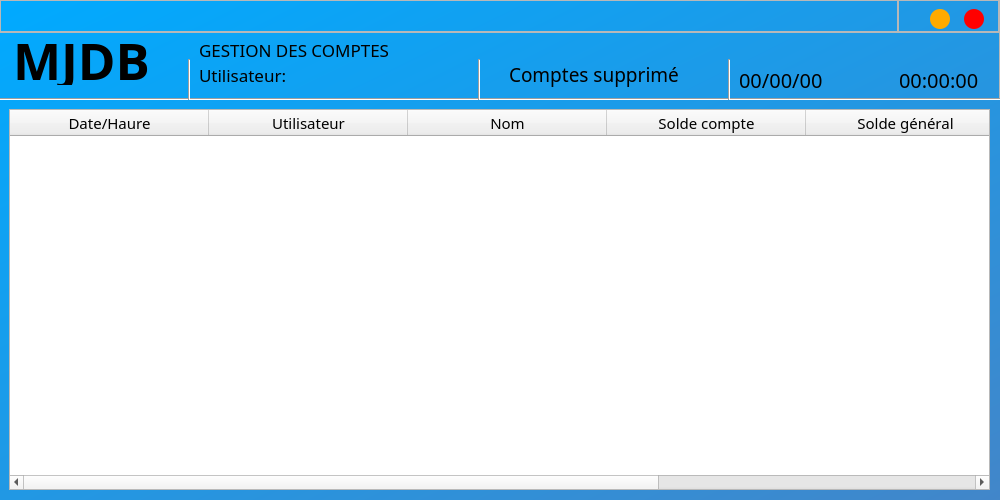
<?xml version="1.0" encoding="UTF-8"?>
<ui version="4.0">
 <class>add_acc</class>
 <widget class="QWidget" name="add_acc">
  <property name="windowModality">
   <enum>Qt::NonModal</enum>
  </property>
  <property name="geometry">
   <rect>
    <x>0</x>
    <y>0</y>
    <width>1000</width>
    <height>500</height>
   </rect>
  </property>
  <property name="minimumSize">
   <size>
    <width>1000</width>
    <height>500</height>
   </size>
  </property>
  <property name="maximumSize">
   <size>
    <width>1000</width>
    <height>500</height>
   </size>
  </property>
  <property name="font">
   <font>
    <family>Mongolian Baiti</family>
    <pointsize>10</pointsize>
   </font>
  </property>
  <property name="windowTitle">
   <string>add_acc</string>
  </property>
  <property name="styleSheet">
   <string notr="true">QWidget#add_acc{background-color: qlineargradient(spread:pad, x1:0, y1:0, x2:1, y2:1, stop:0 rgba(0, 170, 255, 255), stop:1 rgba(66, 134, 201, 255));
border-radius:10px;
}
</string>
  </property>
  <widget class="QFrame" name="frame">
   <property name="geometry">
    <rect>
     <x>-1</x>
     <y>-1</y>
     <width>1001</width>
     <height>101</height>
    </rect>
   </property>
   <property name="styleSheet">
    <string notr="true"/>
   </property>
   <property name="frameShape">
    <enum>QFrame::StyledPanel</enum>
   </property>
   <property name="frameShadow">
    <enum>QFrame::Raised</enum>
   </property>
   <widget class="QLabel" name="label_3">
    <property name="geometry">
     <rect>
      <x>14</x>
      <y>35</y>
      <width>211</width>
      <height>51</height>
     </rect>
    </property>
    <property name="font">
     <font>
      <family>Mongolian Baiti</family>
      <pointsize>38</pointsize>
      <weight>75</weight>
      <bold>true</bold>
      <underline>true</underline>
     </font>
    </property>
    <property name="text">
     <string>MJDB</string>
    </property>
   </widget>
   <widget class="QLabel" name="time">
    <property name="geometry">
     <rect>
      <x>900</x>
      <y>60</y>
      <width>101</width>
      <height>41</height>
     </rect>
    </property>
    <property name="font">
     <font>
      <family>Mongolian Baiti</family>
      <pointsize>15</pointsize>
     </font>
    </property>
    <property name="text">
     <string>00:00:00</string>
    </property>
   </widget>
   <widget class="QLabel" name="date">
    <property name="geometry">
     <rect>
      <x>740</x>
      <y>60</y>
      <width>151</width>
      <height>41</height>
     </rect>
    </property>
    <property name="font">
     <font>
      <family>Mongolian Baiti</family>
      <pointsize>15</pointsize>
     </font>
    </property>
    <property name="text">
     <string>00/00/00</string>
    </property>
   </widget>
   <widget class="QLabel" name="label_5">
    <property name="geometry">
     <rect>
      <x>200</x>
      <y>60</y>
      <width>141</width>
      <height>31</height>
     </rect>
    </property>
    <property name="font">
     <font>
      <family>Mongolian Baiti</family>
      <pointsize>13</pointsize>
     </font>
    </property>
    <property name="text">
     <string>Utilisateur:</string>
    </property>
   </widget>
   <widget class="QLabel" name="user">
    <property name="geometry">
     <rect>
      <x>350</x>
      <y>60</y>
      <width>111</width>
      <height>31</height>
     </rect>
    </property>
    <property name="font">
     <font>
      <family>Mongolian Baiti</family>
      <pointsize>13</pointsize>
     </font>
    </property>
    <property name="text">
     <string/>
    </property>
   </widget>
   <widget class="QFrame" name="title_bar">
    <property name="geometry">
     <rect>
      <x>0</x>
      <y>0</y>
      <width>1001</width>
      <height>34</height>
     </rect>
    </property>
    <property name="maximumSize">
     <size>
      <width>16777215</width>
      <height>34</height>
     </size>
    </property>
    <property name="font">
     <font>
      <pointsize>8</pointsize>
     </font>
    </property>
    <property name="styleSheet">
     <string notr="true">QFrale{
	border-radius:15px;
}</string>
    </property>
    <property name="frameShape">
     <enum>QFrame::StyledPanel</enum>
    </property>
    <property name="frameShadow">
     <enum>QFrame::Raised</enum>
    </property>
    <layout class="QHBoxLayout" name="horizontalLayout_4">
     <property name="spacing">
      <number>0</number>
     </property>
     <property name="leftMargin">
      <number>0</number>
     </property>
     <property name="topMargin">
      <number>0</number>
     </property>
     <property name="rightMargin">
      <number>0</number>
     </property>
     <property name="bottomMargin">
      <number>0</number>
     </property>
     <item>
      <widget class="QFrame" name="frame_5">
       <property name="frameShape">
        <enum>QFrame::StyledPanel</enum>
       </property>
       <property name="frameShadow">
        <enum>QFrame::Raised</enum>
       </property>
      </widget>
     </item>
     <item>
      <widget class="QFrame" name="frame_4">
       <property name="maximumSize">
        <size>
         <width>101</width>
         <height>44</height>
        </size>
       </property>
       <property name="frameShape">
        <enum>QFrame::StyledPanel</enum>
       </property>
       <property name="frameShadow">
        <enum>QFrame::Raised</enum>
       </property>
       <layout class="QHBoxLayout" name="horizontalLayout_3">
        <property name="spacing">
         <number>0</number>
        </property>
        <property name="leftMargin">
         <number>17</number>
        </property>
        <property name="topMargin">
         <number>8</number>
        </property>
        <property name="rightMargin">
         <number>0</number>
        </property>
        <property name="bottomMargin">
         <number>11</number>
        </property>
        <item>
         <widget class="QPushButton" name="mini">
          <property name="minimumSize">
           <size>
            <width>20</width>
            <height>20</height>
           </size>
          </property>
          <property name="maximumSize">
           <size>
            <width>20</width>
            <height>20</height>
           </size>
          </property>
          <property name="font">
           <font>
            <pointsize>22</pointsize>
            <weight>75</weight>
            <bold>true</bold>
           </font>
          </property>
          <property name="styleSheet">
           <string notr="true">QPushButton{
	border:none;
	border-radius:10px;
	background-color: rgb(255, 170, 0);
}

QPushButton:hover{
	background-color: rgb(206, 137, 0);
}</string>
          </property>
          <property name="text">
           <string/>
          </property>
         </widget>
        </item>
        <item>
         <widget class="QPushButton" name="close_btn">
          <property name="minimumSize">
           <size>
            <width>20</width>
            <height>20</height>
           </size>
          </property>
          <property name="maximumSize">
           <size>
            <width>20</width>
            <height>20</height>
           </size>
          </property>
          <property name="font">
           <font>
            <pointsize>11</pointsize>
            <weight>75</weight>
            <bold>true</bold>
           </font>
          </property>
          <property name="styleSheet">
           <string notr="true">QPushButton{
	border:none;
	border-radius:10px;
	background-color: rgb(255, 0, 0);
}

QPushButton:hover{
	background-color: rgb(211, 0, 0);
}</string>
          </property>
          <property name="text">
           <string/>
          </property>
         </widget>
        </item>
       </layout>
      </widget>
     </item>
    </layout>
   </widget>
   <widget class="QLabel" name="label_6">
    <property name="geometry">
     <rect>
      <x>200</x>
      <y>40</y>
      <width>261</width>
      <height>21</height>
     </rect>
    </property>
    <property name="font">
     <font>
      <family>Mongolian Baiti</family>
      <pointsize>13</pointsize>
     </font>
    </property>
    <property name="text">
     <string>GESTION DES COMPTES</string>
    </property>
   </widget>
   <widget class="Line" name="line">
    <property name="geometry">
     <rect>
      <x>-3</x>
      <y>90</y>
      <width>1011</width>
      <height>20</height>
     </rect>
    </property>
    <property name="orientation">
     <enum>Qt::Horizontal</enum>
    </property>
   </widget>
   <widget class="QLabel" name="label_8">
    <property name="geometry">
     <rect>
      <x>510</x>
      <y>60</y>
      <width>221</width>
      <height>31</height>
     </rect>
    </property>
    <property name="font">
     <font>
      <family>Mongolian Baiti</family>
      <pointsize>14</pointsize>
     </font>
    </property>
    <property name="text">
     <string>Comptes supprimé</string>
    </property>
   </widget>
   <widget class="Line" name="line_2">
    <property name="geometry">
     <rect>
      <x>470</x>
      <y>60</y>
      <width>20</width>
      <height>41</height>
     </rect>
    </property>
    <property name="orientation">
     <enum>Qt::Vertical</enum>
    </property>
   </widget>
   <widget class="Line" name="line_3">
    <property name="geometry">
     <rect>
      <x>180</x>
      <y>60</y>
      <width>20</width>
      <height>41</height>
     </rect>
    </property>
    <property name="orientation">
     <enum>Qt::Vertical</enum>
    </property>
   </widget>
   <widget class="Line" name="line_4">
    <property name="geometry">
     <rect>
      <x>720</x>
      <y>60</y>
      <width>20</width>
      <height>41</height>
     </rect>
    </property>
    <property name="orientation">
     <enum>Qt::Vertical</enum>
    </property>
   </widget>
  </widget>
  <widget class="QStackedWidget" name="stack">
   <property name="geometry">
    <rect>
     <x>-1</x>
     <y>99</y>
     <width>1001</width>
     <height>401</height>
    </rect>
   </property>
   <property name="currentIndex">
    <number>0</number>
   </property>
   <widget class="QWidget" name="page">
    <widget class="QLabel" name="wrong">
     <property name="geometry">
      <rect>
       <x>690</x>
       <y>239</y>
       <width>271</width>
       <height>31</height>
      </rect>
     </property>
     <property name="font">
      <font>
       <family>Mongolian Baiti</family>
       <pointsize>11</pointsize>
      </font>
     </property>
     <property name="styleSheet">
      <string notr="true">color: rgb(170, 0, 0);</string>
     </property>
     <property name="text">
      <string/>
     </property>
    </widget>
    <widget class="QTableWidget" name="list_acc">
     <property name="geometry">
      <rect>
       <x>10</x>
       <y>10</y>
       <width>981</width>
       <height>381</height>
      </rect>
     </property>
     <property name="font">
      <font>
       <family>Mongolian Baiti</family>
       <pointsize>11</pointsize>
      </font>
     </property>
     <property name="editTriggers">
      <set>QAbstractItemView::NoEditTriggers</set>
     </property>
     <property name="alternatingRowColors">
      <bool>true</bool>
     </property>
     <property name="selectionBehavior">
      <enum>QAbstractItemView::SelectRows</enum>
     </property>
     <property name="rowCount">
      <number>0</number>
     </property>
     <attribute name="horizontalHeaderMinimumSectionSize">
      <number>34</number>
     </attribute>
     <attribute name="horizontalHeaderDefaultSectionSize">
      <number>199</number>
     </attribute>
     <attribute name="horizontalHeaderHighlightSections">
      <bool>true</bool>
     </attribute>
     <attribute name="horizontalHeaderShowSortIndicator" stdset="0">
      <bool>false</bool>
     </attribute>
     <attribute name="verticalHeaderVisible">
      <bool>false</bool>
     </attribute>
     <attribute name="verticalHeaderMinimumSectionSize">
      <number>8</number>
     </attribute>
     <attribute name="verticalHeaderDefaultSectionSize">
      <number>50</number>
     </attribute>
     <column>
      <property name="text">
       <string>Date/Haure</string>
      </property>
      <property name="font">
       <font>
        <family>Mongolian Baiti</family>
        <pointsize>11</pointsize>
       </font>
      </property>
     </column>
     <column>
      <property name="text">
       <string>Utilisateur</string>
      </property>
      <property name="font">
       <font>
        <family>Mongolian Baiti</family>
        <pointsize>11</pointsize>
       </font>
      </property>
     </column>
     <column>
      <property name="text">
       <string>Nom</string>
      </property>
      <property name="font">
       <font>
        <family>Mongolian Baiti</family>
        <pointsize>11</pointsize>
       </font>
      </property>
     </column>
     <column>
      <property name="text">
       <string>Solde compte</string>
      </property>
      <property name="font">
       <font>
        <family>Mongolian Baiti</family>
        <pointsize>11</pointsize>
       </font>
      </property>
     </column>
     <column>
      <property name="text">
       <string>Solde général</string>
      </property>
      <property name="font">
       <font>
        <family>Mongolian Baiti</family>
        <pointsize>11</pointsize>
       </font>
      </property>
     </column>
     <column>
      <property name="text">
       <string>Description</string>
      </property>
      <property name="font">
       <font>
        <family>Mongolian Baiti</family>
        <pointsize>11</pointsize>
       </font>
      </property>
     </column>
    </widget>
   </widget>
   <widget class="QWidget" name="page_2">
    <widget class="QTableWidget" name="list_acc_2">
     <property name="geometry">
      <rect>
       <x>10</x>
       <y>40</y>
       <width>621</width>
       <height>351</height>
      </rect>
     </property>
     <property name="font">
      <font>
       <family>Mongolian Baiti</family>
       <pointsize>11</pointsize>
      </font>
     </property>
     <property name="editTriggers">
      <set>QAbstractItemView::NoEditTriggers</set>
     </property>
     <property name="alternatingRowColors">
      <bool>true</bool>
     </property>
     <property name="selectionBehavior">
      <enum>QAbstractItemView::SelectRows</enum>
     </property>
     <property name="rowCount">
      <number>0</number>
     </property>
     <attribute name="horizontalHeaderMinimumSectionSize">
      <number>34</number>
     </attribute>
     <attribute name="horizontalHeaderDefaultSectionSize">
      <number>149</number>
     </attribute>
     <attribute name="horizontalHeaderHighlightSections">
      <bool>true</bool>
     </attribute>
     <attribute name="horizontalHeaderShowSortIndicator" stdset="0">
      <bool>false</bool>
     </attribute>
     <attribute name="verticalHeaderVisible">
      <bool>false</bool>
     </attribute>
     <attribute name="verticalHeaderMinimumSectionSize">
      <number>8</number>
     </attribute>
     <attribute name="verticalHeaderDefaultSectionSize">
      <number>50</number>
     </attribute>
     <column>
      <property name="text">
       <string>Compte</string>
      </property>
      <property name="font">
       <font>
        <family>Mongolian Baiti</family>
        <pointsize>11</pointsize>
       </font>
      </property>
     </column>
     <column>
      <property name="text">
       <string>Date/Haure</string>
      </property>
      <property name="font">
       <font>
        <family>Mongolian Baiti</family>
        <pointsize>11</pointsize>
       </font>
      </property>
     </column>
     <column>
      <property name="text">
       <string>Nom</string>
      </property>
      <property name="font">
       <font>
        <family>Mongolian Baiti</family>
        <pointsize>11</pointsize>
       </font>
      </property>
     </column>
     <column>
      <property name="text">
       <string>Description</string>
      </property>
      <property name="font">
       <font>
        <family>Mongolian Baiti</family>
        <pointsize>11</pointsize>
       </font>
      </property>
     </column>
    </widget>
    <widget class="QTextEdit" name="desc_2">
     <property name="geometry">
      <rect>
       <x>760</x>
       <y>100</y>
       <width>231</width>
       <height>121</height>
      </rect>
     </property>
     <property name="font">
      <font>
       <family>Mongolian Baiti</family>
       <pointsize>11</pointsize>
      </font>
     </property>
     <property name="styleSheet">
      <string notr="true">background-color:transparent;
color: rgb(0, 0, 0);
border-bottom:1px solid rgb(0, 0, 0);
border-right:1px solid rgb(0, 0, 0);
border-radius:15px;
</string>
     </property>
     <property name="html">
      <string>&lt;!DOCTYPE HTML PUBLIC &quot;-//W3C//DTD HTML 4.0//EN&quot; &quot;http://www.w3.org/TR/REC-html40/strict.dtd&quot;&gt;
&lt;html&gt;&lt;head&gt;&lt;meta name=&quot;qrichtext&quot; content=&quot;1&quot; /&gt;&lt;style type=&quot;text/css&quot;&gt;
p, li { white-space: pre-wrap; }
&lt;/style&gt;&lt;/head&gt;&lt;body style=&quot; font-family:'Mongolian Baiti'; font-size:11pt; font-weight:400; font-style:normal;&quot;&gt;
&lt;p style=&quot;-qt-paragraph-type:empty; margin-top:0px; margin-bottom:0px; margin-left:0px; margin-right:0px; -qt-block-indent:0; text-indent:0px; font-family:'MS Shell Dlg 2'; font-size:10pt;&quot;&gt;&lt;br /&gt;&lt;/p&gt;&lt;/body&gt;&lt;/html&gt;</string>
     </property>
     <property name="overwriteMode">
      <bool>false</bool>
     </property>
     <property name="placeholderText">
      <string>Facultatif</string>
     </property>
    </widget>
    <widget class="QPushButton" name="delete_3">
     <property name="geometry">
      <rect>
       <x>890</x>
       <y>360</y>
       <width>93</width>
       <height>28</height>
      </rect>
     </property>
     <property name="font">
      <font>
       <family>Mongolian Baiti</family>
       <pointsize>11</pointsize>
      </font>
     </property>
     <property name="text">
      <string>Supprimer</string>
     </property>
    </widget>
    <widget class="QLineEdit" name="nom_2">
     <property name="geometry">
      <rect>
       <x>810</x>
       <y>40</y>
       <width>181</width>
       <height>31</height>
      </rect>
     </property>
     <property name="font">
      <font>
       <family>Mongolian Baiti</family>
       <pointsize>11</pointsize>
      </font>
     </property>
     <property name="styleSheet">
      <string notr="true">background:transparent;
border:none;
border-bottom:1px solid #9f9f9f;
</string>
     </property>
     <property name="placeholderText">
      <string>Nom du compte</string>
     </property>
    </widget>
    <widget class="QLabel" name="label_4">
     <property name="geometry">
      <rect>
       <x>640</x>
       <y>90</y>
       <width>121</width>
       <height>41</height>
      </rect>
     </property>
     <property name="font">
      <font>
       <family>Mongolian Baiti</family>
       <pointsize>11</pointsize>
      </font>
     </property>
     <property name="text">
      <string>Déscription:</string>
     </property>
    </widget>
    <widget class="QPushButton" name="edit_2">
     <property name="geometry">
      <rect>
       <x>780</x>
       <y>360</y>
       <width>93</width>
       <height>28</height>
      </rect>
     </property>
     <property name="font">
      <font>
       <family>Mongolian Baiti</family>
       <pointsize>11</pointsize>
      </font>
     </property>
     <property name="text">
      <string>Editer</string>
     </property>
    </widget>
    <widget class="QLabel" name="label_7">
     <property name="geometry">
      <rect>
       <x>640</x>
       <y>40</y>
       <width>161</width>
       <height>31</height>
      </rect>
     </property>
     <property name="font">
      <font>
       <family>Mongolian Baiti</family>
       <pointsize>11</pointsize>
      </font>
     </property>
     <property name="text">
      <string>Nom du sous-compte:</string>
     </property>
    </widget>
    <widget class="QPushButton" name="add_2">
     <property name="geometry">
      <rect>
       <x>670</x>
       <y>360</y>
       <width>93</width>
       <height>28</height>
      </rect>
     </property>
     <property name="font">
      <font>
       <family>Mongolian Baiti</family>
       <pointsize>11</pointsize>
      </font>
     </property>
     <property name="text">
      <string>Ajouter</string>
     </property>
    </widget>
    <widget class="QPushButton" name="back">
     <property name="geometry">
      <rect>
       <x>10</x>
       <y>10</y>
       <width>41</width>
       <height>21</height>
      </rect>
     </property>
     <property name="font">
      <font>
       <family>Mongolian Baiti</family>
       <pointsize>8</pointsize>
      </font>
     </property>
     <property name="styleSheet">
      <string notr="true">QPushButton{
	border-radius:10px;
	color: rgb(255, 255, 255);
	
	background-color:none;
}
QPushButton:hover {
	
	background-color: rgb(0, 230, 169);
 }</string>
     </property>
     <property name="text">
      <string/>
     </property>
     <property name="icon">
      <iconset>
       <normaloff>icons/back_arrow-01.png</normaloff>icons/back_arrow-01.png</iconset>
     </property>
     <property name="iconSize">
      <size>
       <width>60</width>
       <height>34</height>
      </size>
     </property>
    </widget>
    <widget class="QLabel" name="wrong_2">
     <property name="geometry">
      <rect>
       <x>690</x>
       <y>270</y>
       <width>271</width>
       <height>31</height>
      </rect>
     </property>
     <property name="font">
      <font>
       <family>Mongolian Baiti</family>
       <pointsize>11</pointsize>
      </font>
     </property>
     <property name="styleSheet">
      <string notr="true">color: rgb(170, 0, 0);</string>
     </property>
     <property name="text">
      <string/>
     </property>
    </widget>
   </widget>
  </widget>
 </widget>
 <resources/>
 <connections/>
</ui>
